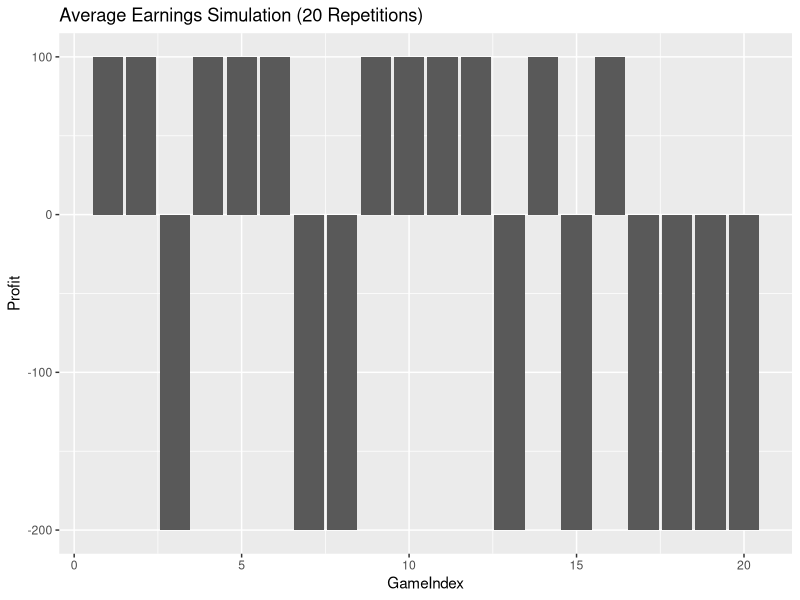
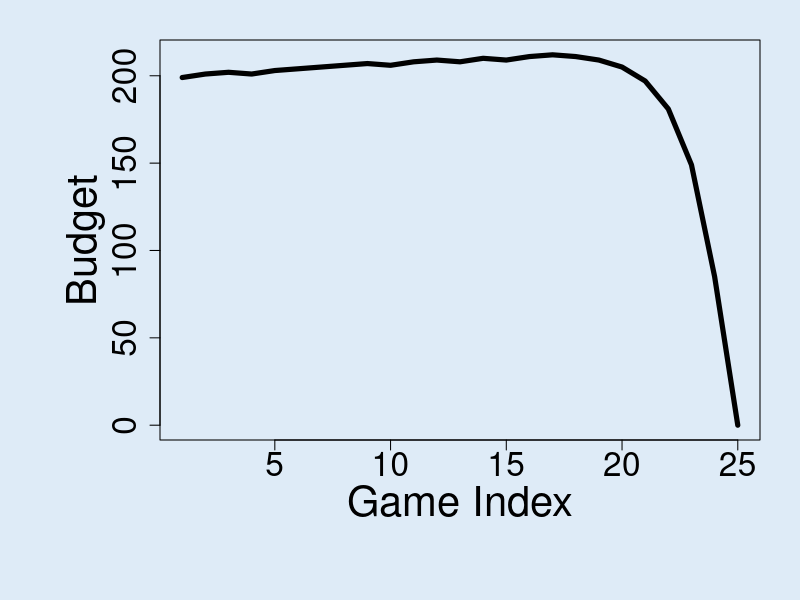

The R source for these figures, in order: (Note: a time limit stopped this script after it produced the figures.)
## ---- chunk 1
#Simulates Single Spin 
single_spin <- function(){
  possible_outcomes <- c(rep("red",18), rep("black",18), rep("green",2))
  sample(possible_outcomes, 1)
}
## ---- chunk 2
#Simulates martingale wager
martingale_wager <- function(
  previous_wager
  , previous_outcome
  , max_wager
  , current_budget
){
  if(previous_outcome == "red") return(1)
  min(2*previous_wager, max_wager, current_budget)
}

## ---- chunk 3
#Simulates a single play/turn in a roulette game. 
one_play <- function(previous_ledger_entry, max_wager){
  # Create a copy of the input object that will become the output object
  out <- previous_ledger_entry
  out[1, "game_index"] <- previous_ledger_entry[1, "game_index"] + 1
  out[1, "starting_budget"] <- previous_ledger_entry[1, "ending_budget"]
  out[1, "wager"] <- martingale_wager(
    previous_wager = previous_ledger_entry[1, "wager"]
    , previous_outcome = previous_ledger_entry[1, "outcome"]
    , max_wager = max_wager
    , current_budget = out[1, "starting_budget"]
  )
  out[1, "outcome"] <- single_spin()
  out[1, "ending_budget"] <- out[1, "starting_budget"] + 
    ifelse(out[1, "outcome"] == "red", +1, -1)*out[1, "wager"]
  return(out)
}
## ---- chunk 4
#Stopping Condition 
stopping_rule <- function(
  ledger_entry
  , winning_threshold
){
  ending_budget <- ledger_entry[1, "ending_budget"]
  if(ending_budget <= 0) return(TRUE)
  if(ending_budget >= winning_threshold) return(TRUE)
  FALSE
}
## ---- chunk 5
#Simulation of the entire roulette game.
one_series <- function(
  max_games, starting_budget, winning_threshold, max_wager
){
  # Initialize ledger
  ledger <- data.frame(
      game_index = 0:max_games
    , starting_budget = NA_integer_
    , wager = NA_integer_
    , outcome = NA_character_
    , ending_budget = NA_integer_
  )
  ledger[1, "wager"] <- 1
  ledger[1, "outcome"] <- "red"
  ledger[1, "ending_budget"] <- starting_budget
  for(i in 2:nrow(ledger)){
    ledger[i,] <- one_play(ledger[i-1,], max_wager)
    if(stopping_rule(ledger[i,], winning_threshold)) break
  }
  # Return non-empty portion of ledger
  ledger[2:i, ]
}
## ---- chunk 6
#Profit function given the entire series of plays.. 
profit <- function(ledger){
  n <- nrow(ledger)
  profit <- ledger[n, "ending_budget"] - ledger[1, "starting_budget"]
  return(profit)
}
## ---- chunk 7
#All of the below function inputs are based on constraints described above
a <- one_series(1000,200,300,100)
a
profit(a)
## ---- chunk 8
library(magrittr)

svg(filename = "pattern.svg", width=16, height =8.25)
par(cex.axis=2.0, cex.lab = 2.5, mar = c(8,8,2,2), bg = rgb(222, 235, 247, max = 255))
#set.seed(1)
#Constraints chosen based on above stipulations.
ledger <- one_series(1000,200,300,100)
plot(ledger[,c(1,5)], type = "l", lwd = 5, xlab = "Game Index", ylab = "Budget")
dev.off()
## ---- chunk 9
PResult <- function(r, max_games, starting_budget, winning_threshold, max_wager)
{
rep <- c(replicate(r, profit(one_series(max_games, starting_budget, winning_threshold, max_wager))))
return (rep)
}
## ---- chunk 10
library(tidyverse)
library(ggplot2)
## ---- chunk 11
#.
set.seed(3)
a <- PResult(20, 1000, 200, 300, 100)
a1 <- as.data.frame(a)
a1 <- mutate(a1, GameIndex = 1:length(a))
colnames(a1) <- c("Profit", "GameIndex")
ggplot(data = a1, aes(x = GameIndex, y = Profit)) + geom_histogram(stat = "identity") + labs(title = "Average Earnings Simulation (20 Repetitions)")

a2 <- PResult(1000, 1000, 200, 300, 100)
a2 <- as.data.frame(a2)
a2 <- mutate(a2, GameIndex = 1:length(a2))
colnames(a2) <- c("Profit", "GameIndex")
mean(a2$Profit)
# get_last <- function(x) x[length(x)]
# 
# 
# # Simulation
# walk_out_money <- rep(NA, 50)
# for(j in seq_along(walk_out_money)){
#   walk_out_money[j] <- one_series(starting_budget = 200, winning_threshold = 300, max_games = 1000, max_wager = 100) %>%  get_last
# }
# 
# lapply(walk_out_money, function(x) x[length(x)] - 200)
# 
# # Walk out money distribution
# #hist(as.numeric(walk_out_money), breaks = 100)
# 
# d1 <- as.data.frame(lapply(walk_out_money, function(x) x[length(x)] - 200))
# index(d1, col = 1:length(d1))
# dim(d1)


## ---- chunk 12
set.seed(3)
b<- PResult(20, 1000, 200, 500, 100)
b1 <- as.data.frame(b)
b1 <- mutate(b1, GameIndex = 1:length(b))
colnames(b1) <- c("Profit", "GameIndex")
ggplot(data = b1, aes(x = GameIndex, y = Profit)) + geom_col(stat = "identity") + labs(title = "Average Earnings Simulation(20 Repetitions)")
b2<- PResult(1000, 1000, 200, 500, 100)
b2 <- as.data.frame(b2)
b2 <- mutate(b2, GameIndex = 1:length(b2))
colnames(b2) <- c("Profit", "GameIndex")
mean(b2$Profit)

## ---- chunk 13
set.seed(3)
c <- PResult(20, 1000, 1000, 2000, 200)
c1 <- as.data.frame(c)
c1 <- mutate(c1, GameIndex = 1:length(c))
colnames(c1) <- c("Profit", "GameIndex")
ggplot(data = c1, aes(x = GameIndex, y = Profit)) + geom_histogram(stat = "identity") + labs(title = "Average Earnings Simulation(20 Repetitions)")
c2<- PResult(1000, 1000, 200, 500, 100)
c2 <- as.data.frame(c2)
c2 <- mutate(c2, GameIndex = 1:length(c2))
colnames(c2) <- c("Profit", "GameIndex")
mean(c2$Profit)
## ---- chunk 14
set.seed(3)
d <- PResult(20, 10000, 1000, 2000, 200)
d1 <- as.data.frame(d)
d1 <- mutate(d1, GameIndex = 1:length(d))
colnames(d1) <- c("Profit", "GameIndex")
ggplot(data = d1, aes(x = GameIndex, y = Profit)) + geom_histogram(stat = "identity") + labs(title = "Average Earnings Simulation(20 Repetitions)")
d2<- PResult(1000, 1000, 200, 500, 100)
d2 <- as.data.frame(d2)
d2 <- mutate(d2, GameIndex = 1:length(d2))
colnames(d2) <- c("Profit", "GameIndex")
mean(d2$Profit)
## ---- chunk 15
NumberofPlays <- function(ledger){
  n <- nrow(ledger)
  return(n)
}

AverageNumberofPlays <- function(r, max_games, starting_budget, winning_threshold, max_wager)
{
rep <- c(replicate(r, NumberofPlays(one_series(max_games, starting_budget, winning_threshold, max_wager))))
return(mean(rep))
}

## ---- chunk 16
set.seed(2)
AverageNumberofPlays(1000, 1000, 200, 300, 100)
